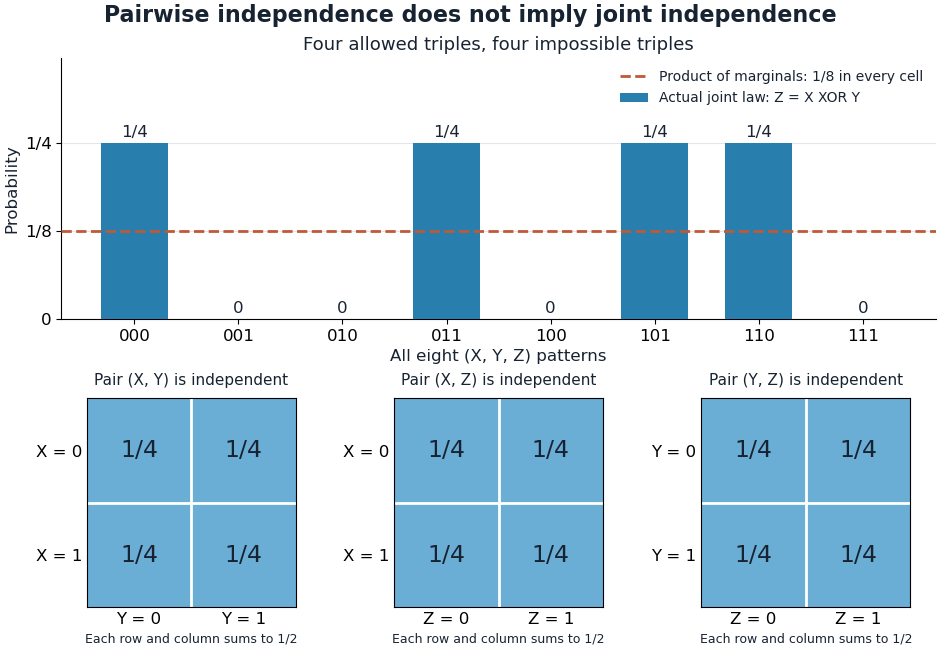

Write Python code to recreate this figure.
"""All eight XOR patterns and all three pair marginals; Python 3.14.4.

Uses the repository's matplotlib/numpy environment. Writes the PNG to CWD.
"""

from itertools import product
from pathlib import Path

import matplotlib

matplotlib.use("Agg")
import matplotlib.pyplot as plt
import numpy as np


def main():
    joint = np.zeros((2, 2, 2))
    for x, y in product((0, 1), repeat=2):
        joint[x, y, x ^ y] = 0.25
    patterns = list(product((0, 1), repeat=3))
    # Check every triple, including the four impossible patterns.
    for x, y, z in patterns:
        assert joint[x, y, z] == (0.25 if z == x ^ y else 0)
    assert joint.sum() == 1
    marginals = [joint.sum(axis=axis) for axis in range(3)]
    assert all(np.array_equal(m, [0.5, 0.5]) for m in
               [joint.sum(axis=(1, 2)), joint.sum(axis=(0, 2)), joint.sum(axis=(0, 1))])
    # Each of the four cells of every pair is 1/4.
    for marginal in marginals:
        for i, j in product((0, 1), repeat=2):
            assert marginal[i, j] == 0.25
    assert joint[0, 0, 0] == 0.25 != 0.5 ** 3
    plt.rcParams.update({"font.size": 12, "text.color": "#182332", "axes.labelcolor": "#182332"})
    fig = plt.figure(figsize=(9.4, 6.5), layout="constrained", facecolor="white")
    grid = fig.add_gridspec(2, 3, height_ratios=[1.25, 1])
    ax = fig.add_subplot(grid[0, :])
    positions = np.arange(8)
    masses = [joint[state] for state in patterns]
    ax.bar(positions, masses, width=0.64, color="#287eac", zorder=3,
           label="Actual joint law: Z = X XOR Y")
    ax.axhline(0.125, color="#bd5a37", linestyle="--", linewidth=2,
               label="Product of marginals: 1/8 in every cell", zorder=4)
    for position, mass in zip(positions, masses):
        ax.text(position, mass + 0.008, "1/4" if mass else "0", ha="center", fontsize=12)
    ax.set_xticks(positions, ["".join(map(str, pattern)) for pattern in patterns])
    ax.set_yticks([0, 0.125, 0.25], ["0", "1/8", "1/4"])
    ax.set_ylim(0, 0.37)
    ax.set_xlabel("All eight (X, Y, Z) patterns")
    ax.set_ylabel("Probability")
    ax.set_title("Four allowed triples, four impossible triples", fontsize=13)
    ax.grid(axis="y", color="#e1e7ed", zorder=0)
    ax.spines[["top", "right"]].set_visible(False)
    ax.legend(loc="upper right", fontsize=10, frameon=False)
    pairs = [(joint.sum(axis=2), "X", "Y"),
             (joint.sum(axis=1), "X", "Z"),
             (joint.sum(axis=0), "Y", "Z")]
    for i, (matrix, first, second) in enumerate(pairs):
        panel = fig.add_subplot(grid[1, i])
        panel.imshow(matrix, vmin=0, vmax=0.5, cmap="Blues")
        for row, col in product((0, 1), repeat=2):
            panel.text(col, row, "1/4", ha="center", va="center", fontsize=17, color="#182332")
        panel.set_xticks([0, 1], [f"{second} = 0", f"{second} = 1"])
        panel.set_yticks([0, 1], [f"{first} = 0", f"{first} = 1"])
        panel.set_xticks([0.5], minor=True)
        panel.set_yticks([0.5], minor=True)
        panel.grid(which="minor", color="white", linewidth=2)
        panel.tick_params(which="both", length=0)
        panel.set_title(f"Pair ({first}, {second}) is independent", fontsize=11, pad=10)
        panel.set_xlabel("Each row and column sums to 1/2", fontsize=9)
    fig.suptitle("Pairwise independence does not imply joint independence", fontsize=16, weight="bold")
    fig.savefig(Path.cwd() / "pairwise-versus-joint-independence.png",
                dpi=100, facecolor="white", transparent=False)
    plt.close(fig)


if __name__ == "__main__":
    main()
